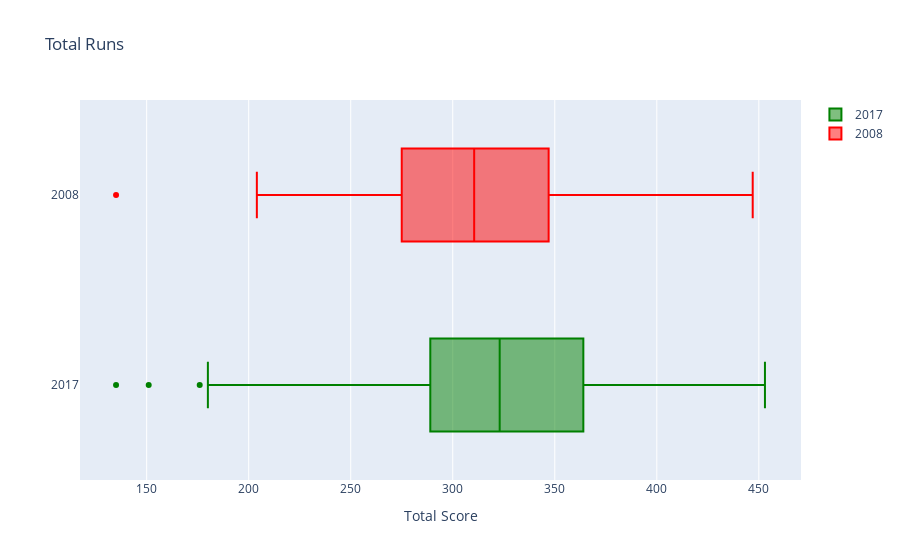

The notebook cell this image was saved under:
### Code cell
# Plot Box Plot here
trace1 =  go.Box(x=season_wise[season_wise['season']==2017]['total_runs'], 
                name='2017',
                marker={'color':'green'})

trace2 =  go.Box(x=season_wise[season_wise['season']==2008]['total_runs'], 
                name='2008',
                marker={'color':'red'})

data = [trace1,trace2]

layout = go.Layout(title='Total Runs', 
                   xaxis={'title':'Total Score'})

fig = go.Figure(data, layout)

fig.show()

### Figure 1 — Plotly figure (JSON) as saved in the notebook; plotly's stock layout.template omitted (floating-point values rounded to 4 significant figures)
{"data": [{"marker": {"color": "green"}, "name": "2017", "type": "box", "x": [379, 371, 367, 327, 299, 275, 358, 298, 313, 317, 341, 287, 343, 327, 325, 353, 295, 337, 313, 405, 367, 397, 375, 270, 355, 350, 180, 317, 366, 269, 321, 388, 253, 323, 135, 370, 327, 328, 374, 313, 422, 257, 284, 278, 317, 381, 278, 320, 392, 453, 329, 312, 337, 151, 312, 304, 176, 218, 257]}, {"marker": {"color": "red"}, "name": "2008", "type": "box", "x": [304, 447, 261, 331, 222, 334, 285, 410, 431, 298, 273, 299, 309, 320, 343, 275, 372, 331, 347, 341, 336, 347, 295, 219, 253, 292, 207, 375, 253, 281, 248, 344, 385, 315, 287, 243, 314, 401, 376, 135, 212, 329, 331, 204, 312, 297, 377, 238, 353, 355, 412, 309, 349, 291, 295, 279, 228, 327]}], "layout": {"title": {"text": "Total Runs"}, "xaxis": {"title": {"text": "Total Score"}}}}
